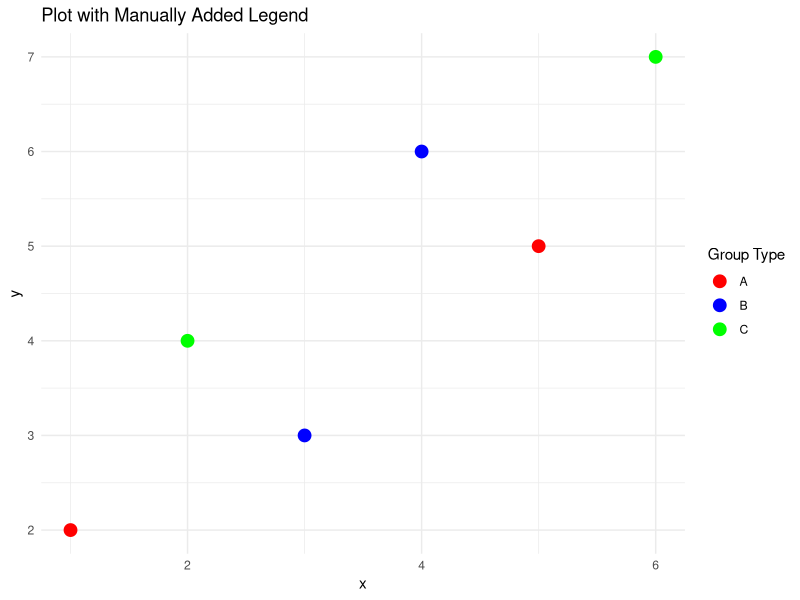

The R source for this figure:
library(ggplot2)

data <- data.frame(  x = 1:6,  y = c(2, 4, 3, 6, 5, 7),  group = c("A", "C", "B", "B", "A", "C"))

manual_colors <- c("A" = "red", "B" = "blue", "C" = "green")

p <- ggplot(data, aes(x = x, y = y, color = group)) +
  
  geom_point(size = 4) +
  scale_color_manual(name = "Group Type",  values = manual_colors) +
  
  ggtitle("Plot with Manually Added Legend") +
  theme_minimal()
print(p)
